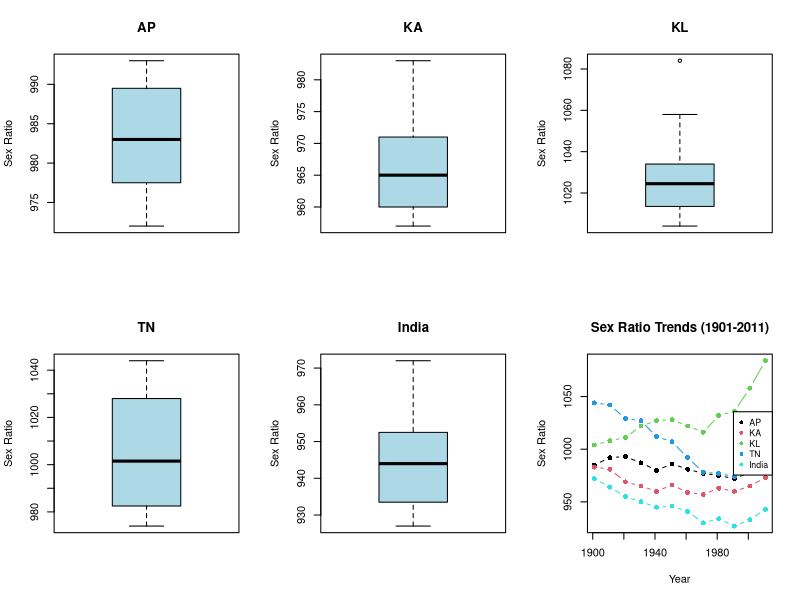

Write R code to recreate this figure.
# Load the dataset
census_data <- data.frame(
  Year = c(1901, 1911, 1921, 1931, 1941, 1951, 1961, 1971, 1981, 1991, 2001, 2011),
  AP   = c(985, 992, 993, 987, 980, 986, 981, 977, 975, 972, 978, 993),
  KA   = c(983, 981, 969, 965, 960, 966, 959, 957, 963, 960, 965, 973),
  KL   = c(1004, 1008, 1011, 1022, 1027, 1028, 1022, 1016, 1032, 1036, 1058, 1084),
  TN   = c(1044, 1042, 1029, 1027, 1012, 1007, 992, 978, 977, 974, 987, 996),
  India = c(972, 964, 955, 950, 945, 946, 941, 930, 934, 927, 933, 943)
)
# Compute five-number summary
summary_stats <- sapply(census_data[, -1], fivenum)
rownames(summary_stats) <- c("Min", "Q1", "Median", "Q3", "Max")
print(summary_stats)

# Draw separate boxplots
par(mfrow = c(2, 3)) # Set up plotting grid
for (col in colnames(census_data)[-1]) {
  boxplot(census_data[[col]], main = col, ylab = "Sex Ratio", col = "lightblue")
}
cor_matrix <- cor(census_data[, -1])
print(round(cor_matrix, 3))
# Function to extract extremes and calculate IQR
extremes_and_iqr <- function(df) {
  results <- data.frame(State = colnames(df)[-1])
  
  results$Max_Year <- sapply(df[, -1], function(x) df$Year[which.max(x)])
  results$Max_Val  <- sapply(df[, -1], max)
  results$Min_Year <- sapply(df[, -1], function(x) df$Year[which.min(x)])
  results$Min_Val  <- sapply(df[, -1], min)
  results$IQR      <- sapply(df[, -1], IQR, type = 7)
  
  return(results)
}
print(extremes_and_iqr(census_data))
# Reshape data or use basic matplot for visualization
matplot(census_data$Year, census_data[, -1], type = "b", pch = 16, lty = 1,
        col = 1:5, xlab = "Year", ylab = "Sex Ratio", main = "Sex Ratio Trends (1901-2011)")
legend("right", legend = colnames(census_data)[-1], col = 1:5, pch = 16, cex = 0.8)
# Create vectors for t and t+1 across all states/India combined
decade_t   <- as.vector(as.matrix(census_data[1:11, -1]))
decade_t1  <- as.vector(as.matrix(census_data[2:12, -1]))

ttest_result <- t.test(decade_t, decade_t1, paired = TRUE)
print(ttest_result)
# Creating a lagged data layout
lagged_df <- data.frame(
  Y_2011 = as.numeric(census_data[12, -1]),
  X_2001 = as.numeric(census_data[11, -1]),
  X_1991 = as.numeric(census_data[10, -1])
)

model <- lm(Y_2011 ~ X_2001 + X_1991, data = lagged_df)
summary(model)
# Calculate lag-1 correlation across regions
lagged_corrs <- sapply(census_data[, -1], function(x) cor(x[-1], x[-length(x)]))
print(lagged_corrs)
